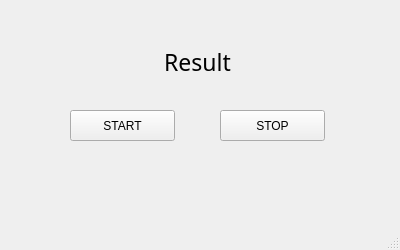
<?xml version="1.0" encoding="UTF-8"?>
<ui version="4.0">
 <class>MainWindow</class>
 <widget class="QMainWindow" name="MainWindow">
  <property name="geometry">
   <rect>
    <x>0</x>
    <y>0</y>
    <width>400</width>
    <height>250</height>
   </rect>
  </property>
  <property name="windowTitle">
   <string>DesignWindow</string>
  </property>
  <widget class="QWidget" name="centralwidget">
   <widget class="QPushButton" name="btnStart">
    <property name="geometry">
     <rect>
      <x>70</x>
      <y>110</y>
      <width>105</width>
      <height>31</height>
     </rect>
    </property>
    <property name="text">
     <string>START</string>
    </property>
   </widget>
   <widget class="QPushButton" name="btnStop">
    <property name="geometry">
     <rect>
      <x>220</x>
      <y>110</y>
      <width>105</width>
      <height>31</height>
     </rect>
    </property>
    <property name="text">
     <string>STOP</string>
    </property>
   </widget>
   <widget class="QLabel" name="lblResult">
    <property name="geometry">
     <rect>
      <x>72</x>
      <y>50</y>
      <width>251</width>
      <height>23</height>
     </rect>
    </property>
    <property name="font">
     <font>
      <family>나눔고딕</family>
      <pointsize>17</pointsize>
     </font>
    </property>
    <property name="text">
     <string>Result</string>
    </property>
    <property name="alignment">
     <set>Qt::AlignCenter</set>
    </property>
   </widget>
  </widget>
  <widget class="QMenuBar" name="menubar">
   <property name="geometry">
    <rect>
     <x>0</x>
     <y>0</y>
     <width>400</width>
     <height>29</height>
    </rect>
   </property>
  </widget>
  <widget class="QStatusBar" name="statusbar"/>
 </widget>
 <resources/>
 <connections/>
</ui>
